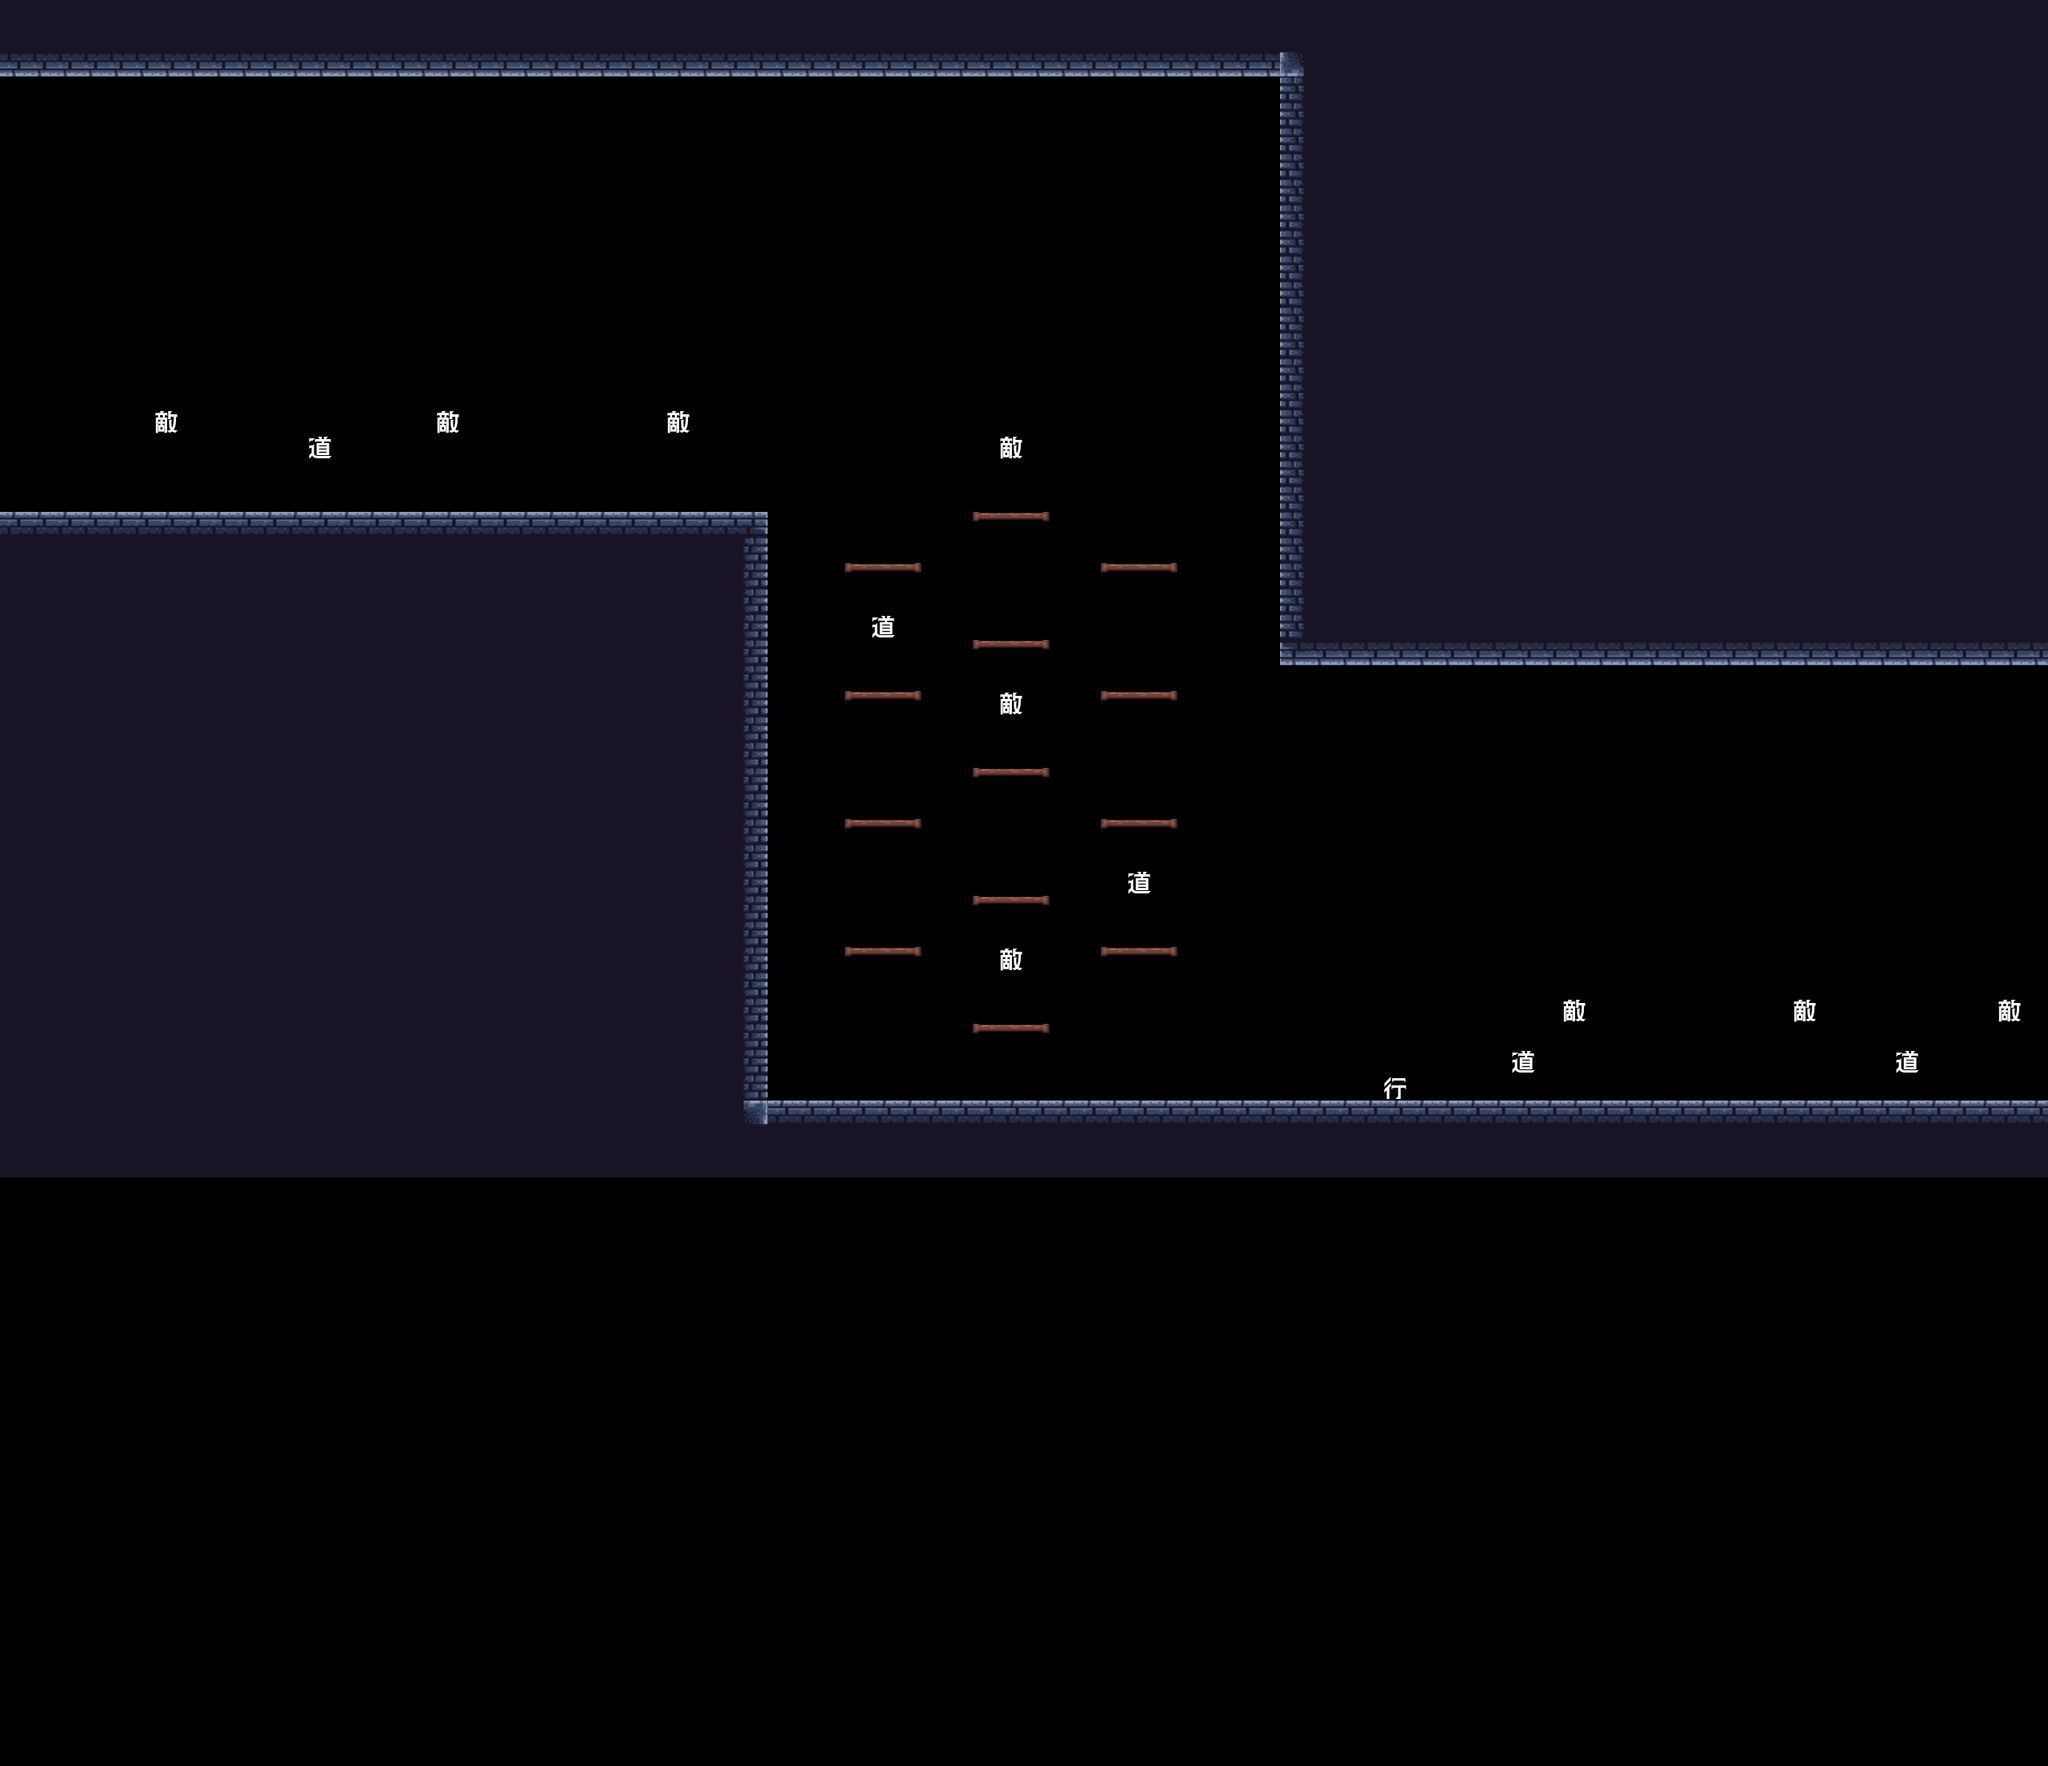

A 2D game scene composited from a Tiled map and its tileset images. What follows is a short description and the map's XML, with each tile layer's data collapsed to a summary:
An orthogonal 80x69 tile map with 32x32 px tiles, 1 tile layer (タイルレイヤー1).

<map version="1.10" tiledversion="1.11.2" orientation="orthogonal" renderorder="right-down" width="80" height="69" tilewidth="32" tileheight="32" infinite="0" nextlayerid="2" nextobjectid="1">
 <editorsettings>
  <export target="../../Resource/CSV/StageChipsUC.csv" format="csv" />
 </editorsettings>
 <tileset firstgid="1" source="GroundChipsDungeon.tsx" />
 <layer id="1" name="タイルレイヤー1" width="80" height="69">
  <data>[5520 cells, 1914 non-empty, 15 distinct tile ids]</data>
 </layer>
</map>
